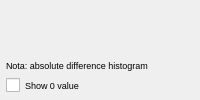
  <widget class="QDockWidget" name="dockWidgetHistogram">
   <property name="styleSheet">
    <string notr="true"/>
   </property>
   <property name="windowTitle">
    <string>Histogram</string>
   </property>
   <attribute name="dockWidgetArea">
    <number>1</number>
   </attribute>
   <widget class="QWidget" name="dockWidgetContents_4">
    <property name="sizePolicy">
     <sizepolicy hsizetype="Ignored" vsizetype="Preferred">
      <horstretch>0</horstretch>
      <verstretch>0</verstretch>
     </sizepolicy>
    </property>
    <layout class="QVBoxLayout" name="verticalLayout_8">
     <property name="leftMargin">
      <number>6</number>
     </property>
     <property name="topMargin">
      <number>6</number>
     </property>
     <property name="rightMargin">
      <number>6</number>
     </property>
     <property name="bottomMargin">
      <number>6</number>
     </property>
     <item>
      <widget class="QwtPlot" name="widgetHisto">
       <property name="enabled">
        <bool>true</bool>
       </property>
       <property name="sizePolicy">
        <sizepolicy hsizetype="Expanding" vsizetype="MinimumExpanding">
         <horstretch>0</horstretch>
         <verstretch>0</verstretch>
        </sizepolicy>
       </property>
      </widget>
     </item>
     <item>
      <widget class="QLabel" name="labelHist">
       <property name="sizePolicy">
        <sizepolicy hsizetype="Minimum" vsizetype="Preferred">
         <horstretch>0</horstretch>
         <verstretch>0</verstretch>
        </sizepolicy>
       </property>
       <property name="font">
        <font>
         <pointsize>7</pointsize>
        </font>
       </property>
       <property name="text">
        <string>Nota: absolute difference histogram</string>
       </property>
      </widget>
     </item>
     <item>
      <widget class="QCheckBox" name="checkBoxShowHistoZero">
       <property name="sizePolicy">
        <sizepolicy hsizetype="Minimum" vsizetype="Preferred">
         <horstretch>0</horstretch>
         <verstretch>0</verstretch>
        </sizepolicy>
       </property>
       <property name="font">
        <font>
         <pointsize>7</pointsize>
        </font>
       </property>
       <property name="text">
        <string>Show 0 value</string>
       </property>
      </widget>
     </item>
    </layout>
   </widget>
  </widget>
